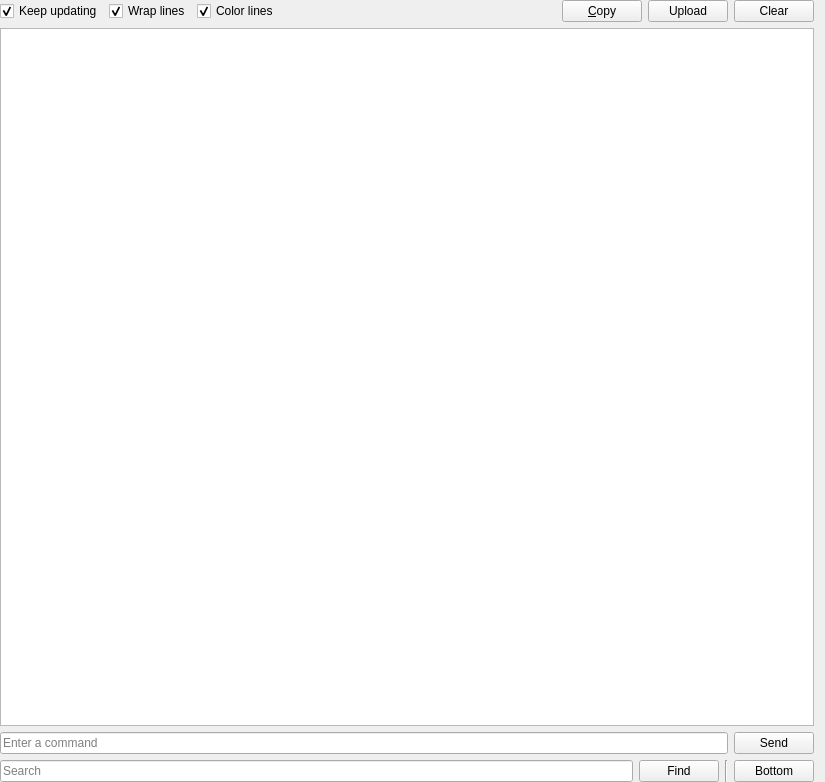
<?xml version="1.0" encoding="UTF-8"?>
<ui version="4.0">
 <class>LogPage</class>
 <widget class="QWidget" name="LogPage">
  <property name="geometry">
   <rect>
    <x>0</x>
    <y>0</y>
    <width>825</width>
    <height>782</height>
   </rect>
  </property>
  <layout class="QGridLayout" name="gridLayout">
   <property name="leftMargin">
    <number>0</number>
   </property>
   <property name="topMargin">
    <number>0</number>
   </property>
   <property name="bottomMargin">
    <number>0</number>
   </property>
   <item row="1" column="0" colspan="5">
    <widget class="LogView" name="text">
     <property name="undoRedoEnabled">
      <bool>false</bool>
     </property>
     <property name="readOnly">
      <bool>true</bool>
     </property>
     <property name="plainText">
      <string notr="true"/>
     </property>
     <property name="textInteractionFlags">
      <set>Qt::LinksAccessibleByKeyboard|Qt::LinksAccessibleByMouse|Qt::TextBrowserInteraction|Qt::TextSelectableByKeyboard|Qt::TextSelectableByMouse</set>
     </property>
     <property name="centerOnScroll">
      <bool>false</bool>
     </property>
    </widget>
   </item>
   <item row="0" column="0" colspan="5">
    <layout class="QHBoxLayout" name="horizontalLayout">
     <item>
      <widget class="QCheckBox" name="trackLogCheckbox">
       <property name="text">
        <string>Keep updating</string>
       </property>
       <property name="checked">
        <bool>true</bool>
       </property>
      </widget>
     </item>
     <item>
      <widget class="QCheckBox" name="wrapCheckbox">
       <property name="text">
        <string>Wrap lines</string>
       </property>
       <property name="checked">
        <bool>true</bool>
       </property>
      </widget>
     </item>
     <item>
      <widget class="QCheckBox" name="colorCheckbox">
       <property name="text">
        <string>Color lines</string>
       </property>
       <property name="checked">
        <bool>true</bool>
       </property>
      </widget>
     </item>
     <item>
      <spacer name="horizontalSpacer">
       <property name="orientation">
        <enum>Qt::Horizontal</enum>
       </property>
       <property name="sizeHint" stdset="0">
        <size>
         <width>40</width>
         <height>20</height>
        </size>
       </property>
      </spacer>
     </item>
     <item>
      <widget class="QPushButton" name="btnCopy">
       <property name="toolTip">
        <string>Copy the whole log into the clipboard</string>
       </property>
       <property name="text">
        <string>&amp;Copy</string>
       </property>
      </widget>
     </item>
     <item>
      <widget class="QPushButton" name="btnPaste">
       <property name="toolTip">
        <string>Upload the log to the paste service configured in preferences</string>
       </property>
       <property name="text">
        <string>Upload</string>
       </property>
      </widget>
     </item>
     <item>
      <widget class="QPushButton" name="btnClear">
       <property name="toolTip">
        <string>Clear the log</string>
       </property>
       <property name="text">
        <string>Clear</string>
       </property>
      </widget>
     </item>
    </layout>
   </item>
   <item row="2" column="0" colspan="4">
    <widget class="QLineEdit" name="commandInput">
     <property name="placeholderText">
      <string>Enter a command</string>
     </property>
     <property name="toolTip">
      <string>Sent to the running server when you press Enter</string>
     </property>
    </widget>
   </item>
   <item row="2" column="4">
    <widget class="QPushButton" name="sendButton">
     <property name="text">
      <string>Send</string>
     </property>
     <property name="toolTip">
      <string>Send the command to the running server</string>
     </property>
    </widget>
   </item>
   <item row="3" column="2">
    <widget class="QPushButton" name="findButton">
     <property name="sizePolicy">
      <sizepolicy hsizetype="Maximum" vsizetype="Fixed">
       <horstretch>0</horstretch>
       <verstretch>0</verstretch>
      </sizepolicy>
     </property>
     <property name="text">
      <string>Find</string>
     </property>
    </widget>
   </item>
   <item row="3" column="4">
    <widget class="QPushButton" name="btnBottom">
     <property name="sizePolicy">
      <sizepolicy hsizetype="Maximum" vsizetype="Fixed">
       <horstretch>0</horstretch>
       <verstretch>0</verstretch>
      </sizepolicy>
     </property>
     <property name="toolTip">
      <string>Scroll all the way to bottom</string>
     </property>
     <property name="text">
      <string>Bottom</string>
     </property>
    </widget>
   </item>
   <item row="3" column="3">
    <widget class="Line" name="line">
     <property name="orientation">
      <enum>Qt::Vertical</enum>
     </property>
    </widget>
   </item>
   <item row="3" column="0" colspan="2">
    <widget class="QLineEdit" name="searchBar">
     <property name="placeholderText">
      <string>Search</string>
     </property>
    </widget>
   </item>
  </layout>
 </widget>
 <customwidgets>
  <customwidget>
   <class>LogView</class>
   <extends>QPlainTextEdit</extends>
   <header>ui/widgets/LogView.h</header>
  </customwidget>
 </customwidgets>
 <tabstops>
  <tabstop>trackLogCheckbox</tabstop>
  <tabstop>wrapCheckbox</tabstop>
  <tabstop>colorCheckbox</tabstop>
  <tabstop>btnCopy</tabstop>
  <tabstop>btnPaste</tabstop>
  <tabstop>btnClear</tabstop>
  <tabstop>text</tabstop>
  <tabstop>commandInput</tabstop>
  <tabstop>sendButton</tabstop>
  <tabstop>findButton</tabstop>
 </tabstops>
 <resources/>
 <connections/>
</ui>
